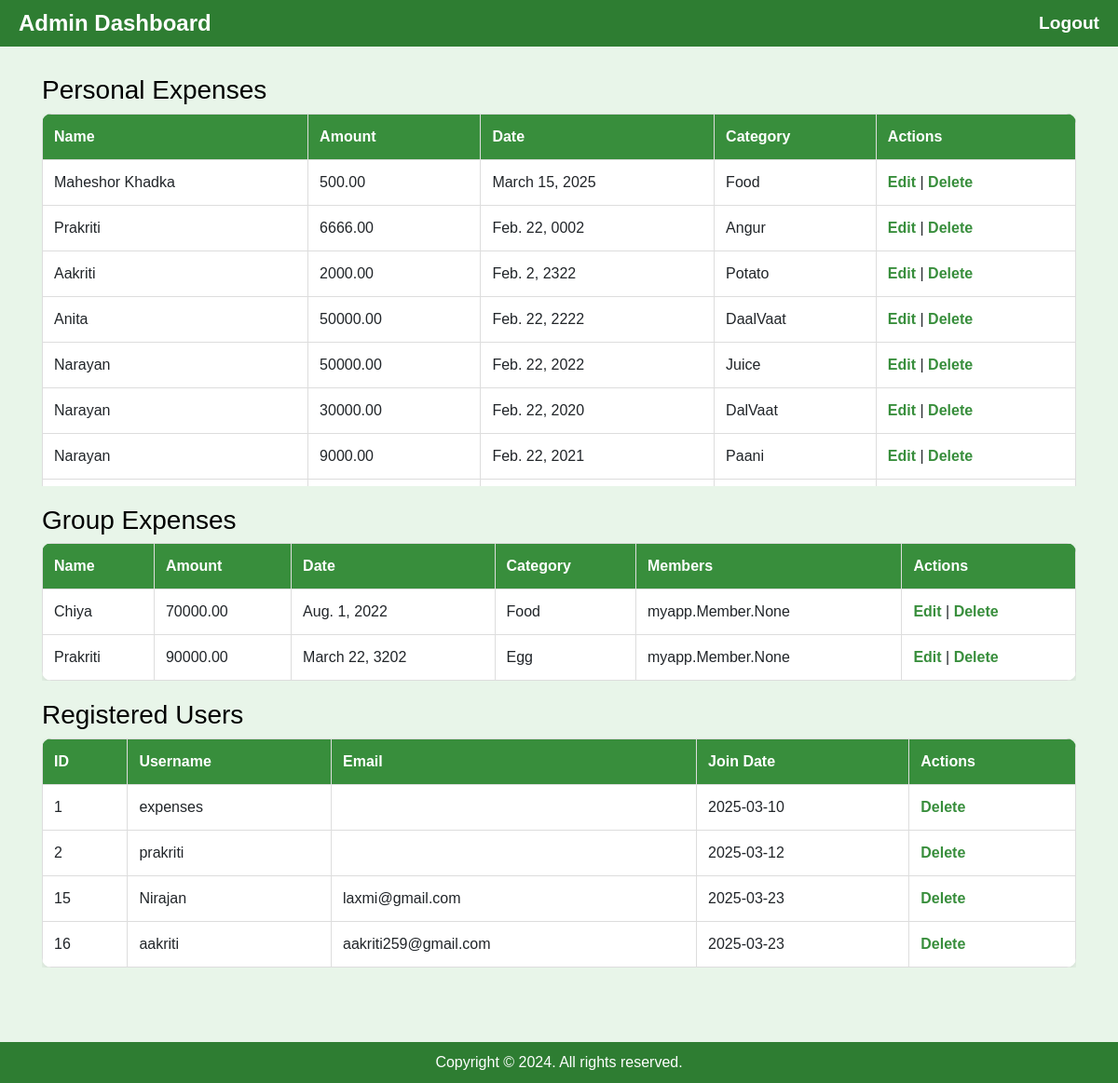
/admin-dashboard/ (signed in), run on the app's committed database.
### myapp/models.py (models this page shows, shortened)
class IndividualExpense(models.Model):
    name = models.CharField(max_length=255)
    amount = models.DecimalField(max_digits=10, decimal_places=2)
    date = models.DateField()
    category = models.CharField(max_length=100)

class GroupExpense(models.Model):
    name = models.CharField(max_length=200)
    amount = models.DecimalField(max_digits=10, decimal_places=2)
    date = models.DateField()
    category = models.CharField(max_length=100)
    is_group = models.BooleanField(default=True)
    members = models.ManyToManyField(Member, related_name="group_expenses")

### myapp/views.py (the view)
# urls.py: path('admin-dashboard/', views.admin_dashboard, name='admin_dashboard'),
@user_passes_test(is_superuser, login_url='admin_login')  # Restrict non-superusers
def admin_dashboard(request):
    personal_expenses = IndividualExpense.objects.all()
    group_expenses = GroupExpense.objects.all()
    users = User.objects.all()
    context = {
        'personal_expenses': personal_expenses,
        'group_expenses': group_expenses,
         'users': users,
    }
    return render(request, 'admin_dashboard.html', context)

### myapp/views.py (called while the page is built)
def is_superuser(user):
    return user.is_authenticated and user.is_superuser

### templates/admin_dashboard.html (shortened to what this page needs)
<!DOCTYPE html>
<html lang="en">
<head>
    {% load static %}
    <link rel="stylesheet" href="https://cdn.jsdelivr.net/npm/bootstrap@4.0.0/dist/css/bootstrap.min.css">
</head>
<body>
    <nav class="navbar navbar-expand-lg navbar-dark navbar-custom">
        <div class="navbar-container">
            <a href="/" class="navbar-brand">Admin Dashboard</a>
            <a href="{% url 'admin_logout' %}" class="navbar-link">Logout</a>
        </div>
    </nav>
    <div class="container">
        <h3>Personal Expenses</h3>
        <div class="table-container">
            <table>
                <thead>
                    <tr>
                        <th>Name</th>
                        <th>Amount</th>
                        <th>Date</th>
                        <th>Category</th>
                        <th>Actions</th>
                    </tr>
                </thead>
                <tbody>
                    {% for expense in personal_expenses %}
                        <tr>
                            <td>{{ expense.name }}</td>
                            <td>{{ expense.amount }}</td>
                            <td>{{ expense.date }}</td>
                            <td>{{ expense.category }}</td>
                            <td>
                                <a href="{% url 'admin_expense_edit' expense_id=expense.id is_group='false' %}">Edit</a> |
                                <a href="{% url 'admin_expense_delete' expense_id=expense.id is_group='false' %}">Delete</a>
                            </td>
                        </tr>
                    {% endfor %}
                </tbody>
            </table>
        </div>
        <h3>Group Expenses</h3>
        <div class="table-container">
            <table>
                <thead>
                    <tr>
                        <th>Name</th>
                        <th>Amount</th>
                        <th>Date</th>
                        <th>Category</th>
                        <th>Members</th>
                        <th>Actions</th>
                    </tr>
                </thead>
                <tbody>
                    {% for expense in group_expenses %}
                        <tr>
                            <td>{{ expense.name }}</td>
                            <td>{{ expense.amount }}</td>
                            <td>{{ expense.date }}</td>
                            <td>{{ expense.category }}</td>
                            <td>{{ expense.members }}</td>
                            <td>
                                <a href="{% url 'admin_expense_edit' expense_id=expense.id is_group='true' %}">Edit</a> |
                                <a href="{% url 'admin_expense_delete' expense_id=expense.id is_group='true' %}">Delete</a>
                            </td>
                        </tr>
                    {% endfor %}
                </tbody>
            </table>
        </div>
        <h3>Registered Users</h3>
        <div class="table-container">
            <table>
                <thead>
                    <tr>
                        <th>ID</th>
                        <th>Username</th>
                        <th>Email</th>
                        <th>Join Date</th>
                        <th>Actions</th>
                    </tr>
                </thead>
                <tbody>
                    {% for user in users %}
                        <tr>
                            <td>{{ user.id }}</td>
                            <td>{{ user.username }}</td>
                            <td>{{ user.email }}</td>
                            <td>{{ user.date_joined|date:"Y-m-d" }}</td>
                            <td>
                                 <a href="{% url 'admin_user_delete' user.id %}">Delete</a>
                            </td>
                        </tr>
                    {% empty %}
                        <tr>
                            <td colspan="5">No users registered yet.</td>
                        </tr>
                    {% endfor %}
                </tbody>
            </table>
        </div>
    </div>
    <footer>
        <div>Copyright © 2024. All rights reserved.</div>
    </footer>
</body>
</html>

### templates/admin_dashboard.html (style rules this page uses)
body { background-color: #e8f5e9; font-family: Arial, sans-serif; }
.navbar-custom { background-color: #2e7d32; color: white; height: 50px; font-weight: bold; font-size: 1.2rem; padding: 10px 20px; position: fixed; top: 0; width: 100%; z-index: 1000; }
.navbar-container { display: flex; justify-content: space-between; width: 100%; align-items: center; }
.navbar-brand { color: white; font-size: 1.5rem; font-weight: bold; text-decoration: none; }
.navbar-link { color: white; font-size: 1.2rem; text-decoration: none; }
.container { padding-top: 80px; }
h1, h3 { color:black; }
table { width: 100%; border-collapse: collapse; background: white; border-radius: 10px; overflow: hidden; box-shadow: 0px 4px 10px rgba(0, 0, 0, 0.1); }
.table-container { max-height: 400px; overflow-y: auto; margin-bottom: 20px; }
th, td { border: 1px solid #ddd; padding: 12px; text-align: left; }
th { background-color: #388e3c; color: white; font-weight: bold; }
a { color: #388e3c; font-weight: bold; }
footer { position: fixed; bottom: 0; width: 100%; background-color: #2e7d32; color: white; text-align: center; padding: 10px 0; }
body, html { height: 100%; margin: 0; padding: 0; overflow-y: auto; }
.container { padding-top: 80px; padding-bottom: 60px; min-height: 100vh; overflow-y: auto; }
.navbar-custom { position: fixed; top: 0; width: 100%; z-index: 1000; }
footer { width: 100%; background-color: #2e7d32; color: white; text-align: center; padding: 10px 0; position: relative; }

### data on the page
IndividualExpense: name "Maheshor Khadka", amount "500.00", date "March 15, 2025", category "Food"
IndividualExpense: name "Prakriti", amount "6666.00", date "Feb. 22, 0002", category "Angur"
IndividualExpense: name "Aakriti", amount "2000.00", date "Feb. 2, 2322", category "Potato"
IndividualExpense: name "Anita", amount "50000.00", date "Feb. 22, 2222", category "DaalVaat"
IndividualExpense: name "Narayan", amount "50000.00", date "Feb. 22, 2022", category "Juice"
IndividualExpense: name "Narayan", amount "30000.00", date "Feb. 22, 2020", category "DalVaat"
IndividualExpense: name "Narayan", amount "9000.00", date "Feb. 22, 2021", category "Paani"
GroupExpense: name "Chiya", amount "70000.00", date "Aug. 1, 2022", category "Food", members "myapp.Member.None"
GroupExpense: name "Prakriti", amount "90000.00", date "March 22, 3202", category "Egg", members "myapp.Member.None"

### other printed values
{{ user.id }} "1"
{{ user.username }} "expenses"
{{ user.date_joined|date:"Y-m-d" }} "2025-03-10"
{{ user.id }} "2"
{{ user.username }} "prakriti"
{{ user.date_joined|date:"Y-m-d" }} "2025-03-12"
{{ user.id }} "15"
{{ user.username }} "Nirajan"
{{ user.email }} "laxmi@gmail.com"
{{ user.date_joined|date:"Y-m-d" }} "2025-03-23"
{{ user.id }} "16"
{{ user.username }} "aakriti"
{{ user.email }} "aakriti259@gmail.com"
